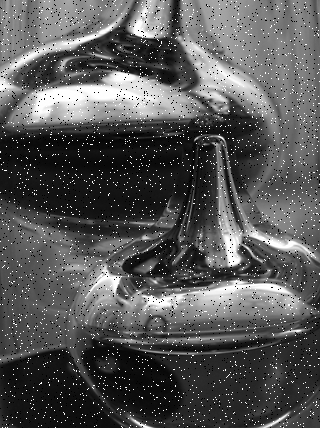
#> input picture LABS2425/4/Noise_salt_and_pepper.png, 320 x 428 px
$ python ip4_mean.py
#> lines starting #> are read from the running program, lines starting #| are printed output that depends on the picture
from skimage import data, io, filters
from skimage.morphology import square
import matplotlib.pyplot as plt

footprint = square(3)
image = io.imread('Noise_salt_and_pepper.png', as_gray=True)
#> image is the input picture: shape (428, 320); min 0, max 255, mean 86.8

smoothed_median = filters.median(image, footprint)
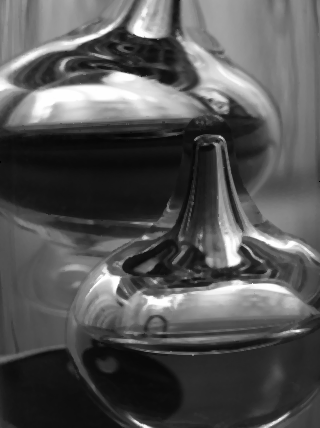
#> smoothed_median: shape (428, 320); min 0, max 255, mean 84.7
smoothed_mean = filters.rank.mean(image, footprint)
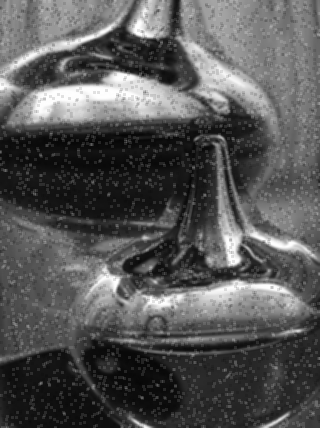
#> smoothed_mean: shape (428, 320); min 5, max 254, mean 86.4
smoothed_gaussian = filters.gaussian(image, sigma=2)
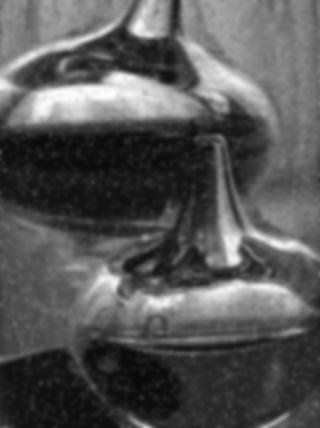
#> smoothed_gaussian: shape (428, 320) float64; min 0.0351, max 0.994, mean 0.341

fig, ax = plt.subplots(1, 4)
ax[0].imshow(image, cmap='gray')
ax[1].imshow(smoothed_median, cmap='gray')
ax[2].imshow(smoothed_mean, cmap='gray')
ax[3].imshow(smoothed_gaussian, cmap='gray')

titles = ['Original', 'Median (3)', 'Mean (3)', 'Gaussian (Sigma=2)']
for i in range(len(ax)):
               ax[i].set_title(titles[i])
               ax[i].axis('off')
plt.show()
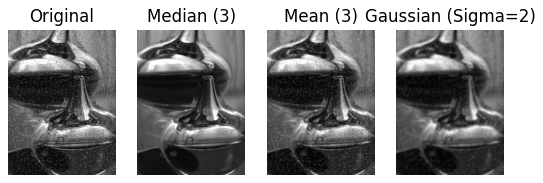
#> figure drawn by matplotlib, 4 panels

$ run again, with LABS2425/4/median.png copied over LABS2425/4/Noise_salt_and_pepper.png
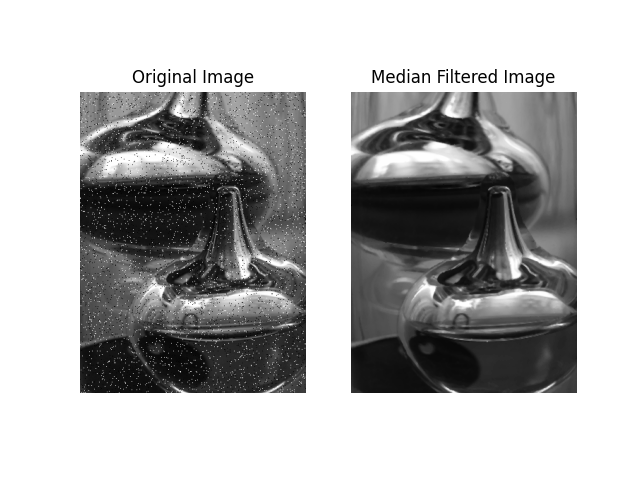
#> input picture LABS2425/4/median.png, 640 x 480 px
#> image is the input picture: shape (480, 640) float64; min 0, max 1, mean 0.701
#> `smoothed_gaussian = filters.gaussian(image, sigma=2)`:
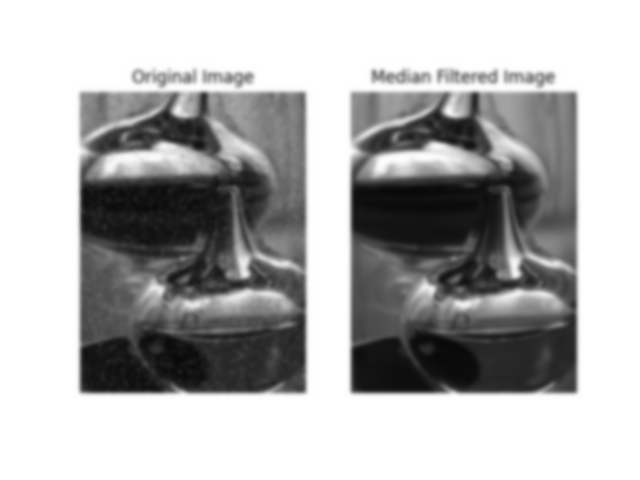
#> smoothed_gaussian: shape (480, 640) float64; min 0.0335, max 1, mean 0.701
#> `plt.show()`:
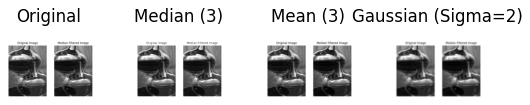
#> figure drawn by matplotlib, 4 panels
